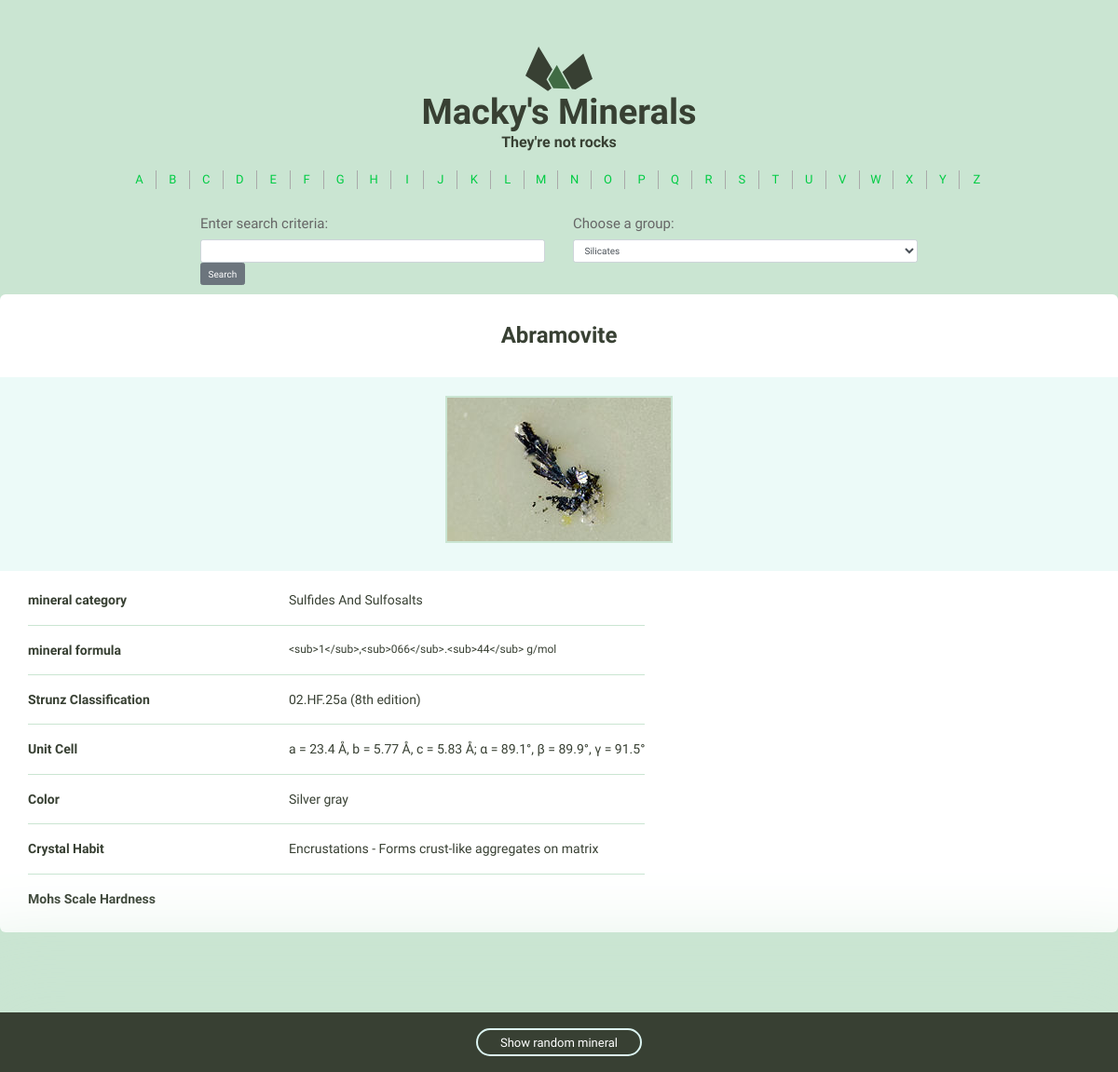
The app's page /minerals/4/ with its own data.
### minerals/models.py (models this page shows, shortened)
class Mineral(models.Model):
    name = models.CharField(max_length=255)
    img_filename = models.CharField(max_length=255)
    img_caption = models.TextField(max_length=255)
    category = models.CharField(max_length=255)
    formula = models.CharField(max_length=255)
    strunz_classification = models.CharField(max_length=255)
    crystal_system = models.CharField(max_length=255)
    unit_cell = models.CharField(max_length=255)
    color = models.CharField(max_length=255)
    crystal_symmetry = models.CharField(max_length=255)
    cleavage = models.CharField(max_length=255)
    mohs_hardness = models.CharField(max_length=255)
    luster = models.CharField(max_length=255)
    streak = models.CharField(max_length=255)
    diaphaneity = models.CharField(max_length=255)
    optical_properties = models.CharField(max_length=255)
    refractive_index = models.CharField(max_length=255, blank=True, default='')
    crystal_habit = models.CharField(max_length=255, blank=True, default='')
    specific_gravity = models.CharField(max_length=255, blank=True, default='')
    group = models.CharField(max_length=255, blank=True, default='')
    class Meta:
        ordering = ['name']

### minerals/views.py (the view)
# urls.py: url(r'(?P<pk>\d+)/$', views.mineral_detail, name='detail'),
def mineral_detail(request, pk):
    minerals = Mineral.objects.all()
    random_mineral = random.choice(minerals)
    mineral = get_object_or_404(Mineral, pk=pk)
    return render(request, 'minerals/detail.html',
                  {'mineral' : mineral, 'random_mineral' : random_mineral})

### minerals/templatetags/minerals_tags.py (called while the page is built)
@register.simple_tag
def search_form():
    form = SearchForm()
    return form

@register.simple_tag
def filter_form():
    form = FilterForm()
    return form

@register.simple_tag()
def alphabet_list():
    return [chr(i).upper() for i in range(ord('a'), ord('z') + 1)]

### minerals/templates/minerals/detail.html
{% extends 'layout.html' %}
{% load static from staticfiles %}
{% block content %}
      <div class="grid-100 mineral__container">
        <h1 class="mineral__name">{{ mineral.name }}</h1>
        <div class="mineral__image-bg">
          <img class="mineral__image" src="{% static 'images' %}/{{ mineral.name }}.jpg">
          <p class="mineral__caption">{{ mineral.img_caption}}</p>
        </div>
        <div class="mineral__table-container">
          <table class="mineral__table">
            <tr>
              <td class="mineral__category">mineral category</td>
              <td>{{ mineral.category|title }}</td>
            </tr>
            <tr>
              <td class="mineral__category">mineral formula</td>
              <td class="mineral__formula">{{ mineral.formula }}</td>
            </tr>
            <tr>
              <td class="mineral__category">Strunz Classification</td>
              <td>{{ mineral.strunz_classification }}</td>
            </tr>
            <tr>
              <td class="mineral__category">Unit Cell</td>
              <td>{{ mineral.unit_cell }}</td>
            </tr>
            <tr>
              <td class="mineral__category">Color</td>
              <td>{{ mineral.color }}</td>
            </tr>
            <tr>
              <td class="mineral__category">Crystal Habit</td>
              <td>{{ mineral.crystal_habit }}</td>
            </tr>
            <tr>
              <td class="mineral__category">Mohs Scale Hardness</td>
              <td>{{ mineral.mohs_hardness }}</td>
            </tr>
          </table>
        </div>
      </div>
    </div>
    <div class="minerals__random">
      <a class="minerals__anchor" href="{% url 'minerals:detail' pk=random_mineral.pk %}">Show random mineral</a>
    </div>
{% endblock %}

### assets/css/global.css (style rules this page uses)
table { border-collapse: collapse; border-spacing: 0; }
td, th { padding: 0; }
html { font-size: 62.5%; }
body { background-color: #CAE5D2; font-size: 1.5em; line-height: 1.6; font-weight: 400; font-family: "Cousine"; color: #666; }
.grid, .grid-5, .grid-10, .grid-15, .grid-20, .grid-25, .grid-30, .grid-33, .grid-35, .grid-40, .grid-45, .grid-50, .grid-55, .grid-60, .grid-65, .grid-66, .grid-70, .grid-75, .grid-80, .grid-90, .grid-95, .grid-100 { float: left; box-sizing: border-box; position: relative; }
.grid-100 { width: 100%; padding: 0 15px; }
h1, h2, h3, h4, h5, h6 { margin-top: 0; margin-bottom: 2rem; font-weight: bold; font-family: "Work Sans", sans-serif; color: #384033; }
h1 { font-size: 3.8rem; }
@media (min-width: 550px) { h1 { font-size: 3.8rem; } }
p { margin-top: 0; font-size: 1.6rem; }
a { color: #689b98; text-decoration: none; -webkit-transition: color 0.2s; -moz-transition: color 0.2s; -ms-transition: color 0.2s; -o-transition: color 0.2s; transition: color 0.2s; }
th, td { padding: 15px; text-align: left; border-bottom: 1px solid #e1e1e1; }
th:first-child, td:first-child { padding-left: 0; }
th:last-child, td:last-child { padding-right: 0; }
table, p, ul { margin-bottom: 2.5rem; }
.minerals__anchor { border: solid 2px #DCF5F2; border-radius: 100px; color: #384033; display: block; font-size: 13px; text-align: center; padding: 8px 0 7px 0; width: 100%; transition: background-color 200ms ease-in-out, font-weight 200ms ease-in-out, color 200ms ease-in-out; }
.minerals__random { background-color: #384033; box-shadow: 0 0 100px 50px #CAE5D2; color: #fff; padding: 20px 0 20px 0; position: fixed; bottom: 0; text-align: center; width: 100%; }
.minerals__random .minerals__anchor { display: inline; color: #fff; padding: 6px 24px 5px 24px; }
.mineral__container { background-color: #fff; border-radius: 6px; list-style: none; padding: 0; text-align: center; }
.mineral__name { display: block; width: 100%; margin: 0; font-size: 24px; padding: 30px 0 30px 0; }
.mineral__image { display: block; margin: 0 auto; border: solid 2px #CAE5D2; }
.mineral__image-bg { background-color: #ecfaf8; padding: 20px 0; }
.mineral__caption { font-size: 12px; font-style: italic; padding: 10px 0 0 0; margin: 0; }
.mineral__table { font-size: 14px; color: #384033; }
.mineral__table td { border-color: #CAE5D2; }
.mineral__table tr:last-of-type td { border-bottom: none; padding-bottom: 0; }
.mineral__table-container { padding: 5px 30px 0; }
.mineral__category { font-weight: bold; width: 40%; }
.mineral__formula { font-size: 12px; }

### records on screen
Mineral: name "Abramovite", name (picture), category "Sulfides And Sulfosalts", formula "<sub>1</sub>,<sub>066</sub>.<sub>44</sub> g/mol", strunz_classification "02.HF.25a (8th edition)", unit_cell "a = 23.4 Å, b = 5.77 Å, c = 5.83 Å; α = 89.1°, β = 89.9°, γ = 91.5°", color "Silver gray", crystal_habit "Encrustations - Forms crust-like aggregates on matrix"

### other values on screen
{{ letter }} "A" "B" "C" "D" "E" "F" "G" "H" "I" "J" "K" "L" "M" "N" "O" "P" "Q" "R" "S" "T" "U" "V" "W" "X" "Y" "Z"
